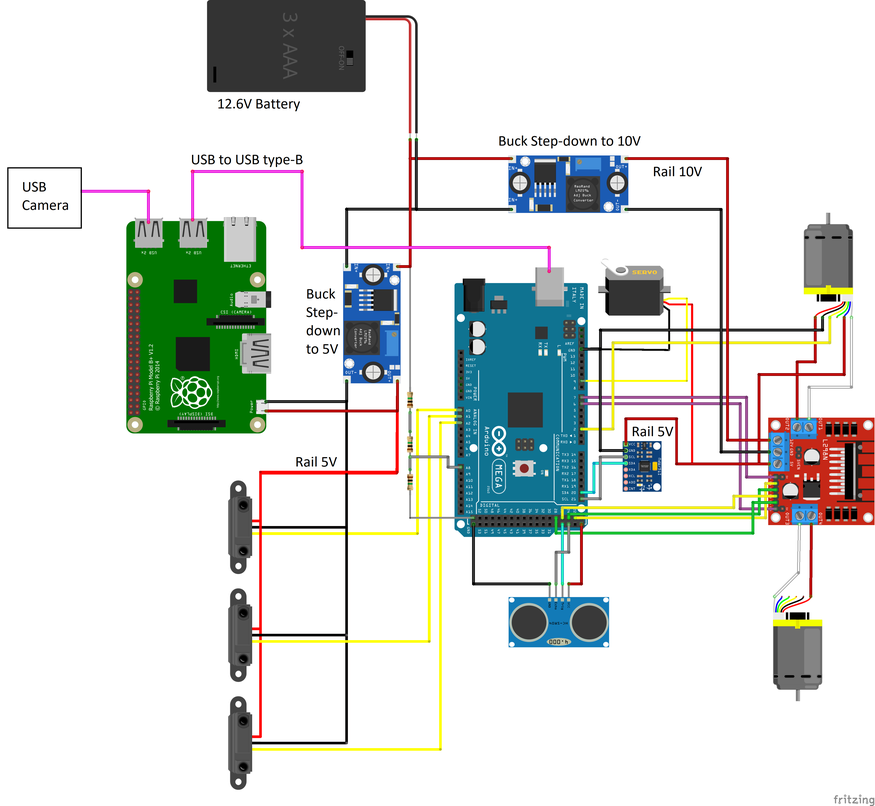
#> input picture image.png, 875 x 806 px, shrunk from 3720 x 3426 before the run
$ python -i openCV.py   (imports and definitions only)
#> lines starting #> are read from the running program, lines starting #| are printed output that depends on the picture; after the words box and inside, x2 and y2 are one past the last pixel; in counts of white or black regions, pixels touching at a corner belong together
import cv2
import numpy as np
import stack
import math
import time
import statistics
from statistics import mode

frameWidth = 480
frameHeight = 320
lightLevel = 130


def empty():
    pass

# [4 lines of commented-out code are left out]
arr = []
start_time = time.process_time()


def get_contours(img, imgContour):
    contours, hierarchy = cv2.findContours(img, cv2.RETR_EXTERNAL, cv2.CHAIN_APPROX_NONE)
    contours = sorted(contours, key=cv2.contourArea, reverse=True)[:1]
    try:
        cnt = contours[0]  # --- since there is only one contour in the image
        area = cv2.contourArea(cnt)
        peri = cv2.arcLength(cnt, True)
        approx = cv2.approxPolyDP(cnt, 0.01 * peri, True)
        result = 0
        # epsilon = cv2.arcLength(contours[0], True)
        # approx1 = cv2.approxPolyDP(contours[0], epsilon, True)

        leftmost = tuple(cnt[cnt[:, :, 0].argmin()][0])
        rightmost = tuple(cnt[cnt[:, :, 0].argmax()][0])
        topmost = tuple(cnt[cnt[:, :, 1].argmin()][0])
        bottommost = tuple(cnt[cnt[:, :, 1].argmax()][0])
        center = ((leftmost[0] + rightmost[0]) // 2, (leftmost[1] + rightmost[1]) // 2)

        areaMin = cv2.getTrackbarPos("Area", "Parameters")
        x, y, w, h = cv2.boundingRect(approx)

        M = cv2.moments(cnt)

        # calculate x,y coordinate of center
        cX = int(M["m10"] / M["m00"] + 1e-5)
        cY = int(M["m01"] / M["m00"] + 1e-5)

        distance = int(math.sqrt(pow(bottommost[0] - cX, 2) + pow(bottommost[1] - cY, 2)))
        if distance < h:

            cv2.drawContours(imgContour, cnt, -1, (255, 0, 255), 3)

            peri = cv2.arcLength(cnt, True)
            approx = cv2.approxPolyDP(cnt, 0.02 * peri, True)
            # print(len(approx))
            cv2.rectangle(imgContour, (x, y), (x + w, y + h), (0, 255, 0), 3)
            cv2.putText(imgContour, "Points: " + str(len(approx)), (x + w - 100, y - 10), cv2.FONT_HERSHEY_COMPLEX,
                        .7,
                        (0, 255, 0), 2)
            cv2.putText(imgContour, "Area: " + str(int(area)), (x + w - 100, y - 35), cv2.FONT_HERSHEY_COMPLEX, 0.7,
                        (0, 255, 0), 2)

            cv2.circle(imgContour, (cX, cY), 5, (0, 0, 255), -1)
            cv2.putText(imgContour, "center", (cX - 25, cY - 25), cv2.FONT_HERSHEY_SIMPLEX, 0.5, (0, 0, 255), 2)

            cv2.line(imgContour, (cX, cY), (bottommost[0], bottommost[1]), (255, 0, 0), thickness=2)
            cv2.line(imgContour, (center[0], center[1]), (bottommost[0], bottommost[1]), (255, 0, 0), thickness=2)

            cv2.circle(imgContour, center, 6, (255, 0, 0), -1)
            cv2.circle(imgContour, bottommost, 6, (255, 0, 0), -1)
            cv2.circle(imgContour, leftmost, 6, (255, 0, 0), -1)
            cv2.circle(imgContour, rightmost, 6, (255, 0, 0), -1)
            cv2.circle(imgContour, topmost, 6, (255, 0, 0), -1)

            distance_center_left = int(math.sqrt(pow(cX - leftmost[0], 2) + pow(cY - leftmost[1], 2)))
            distance_center_right = int(math.sqrt(pow(cX - rightmost[0], 2) + pow(cY - rightmost[1], 2)))
            distance_center_top = int(math.sqrt(pow(cX - topmost[0], 2) + pow(cY - topmost[1], 2)))
            distance_center_bottom = int(math.sqrt(pow(cX - bottommost[0], 2) + pow(cY - bottommost[1], 2)))
            distance_center_centerSurf = int(math.sqrt(pow(cX - center[0], 2) + pow(cY - center[1], 2)))
            distance_center_topmost = int(
                math.sqrt(pow(topmost[0] - center[0], 2) + pow(topmost[1] - center[1], 2)))
            distance_center_leftmost = int(
                math.sqrt(pow(leftmost[0] - center[0], 2) + pow(leftmost[1] - center[1], 2)))
            distance_center_bottomMost = int(
                math.sqrt(pow(bottommost[0] - center[0], 2) + pow(bottommost[1] - center[1], 2)))
            distance_center_rightMost = int(
                math.sqrt(pow(rightmost[0] - center[0], 2) + pow(rightmost[1] - center[1], 2)))

            (enclosing_x, enclosing_y), radius = cv2.minEnclosingCircle(cnt)
            center_enclosing = (int(enclosing_x), int(enclosing_y))
            radius = int(radius)
            cv2.circle(imgContour, center_enclosing, radius, (0, 0, 255), 2)
            enclosing_area = math.pi * pow(radius, 2)
            division = enclosing_area / area
            new_division = radius / distance_center_left

            # [7 lines of commented-out code are left out]

            if 4 <= len(approx) <= 6:
                cv2.putText(imgContour, "Cubic", (x + w - 100, y - 55), cv2.FONT_HERSHEY_COMPLEX, .7,
                            (0, 255, 0), 2)
                # print("Cubic")
                result = 1
            elif len(approx) == 7:
                cv2.putText(imgContour, "Cylinder", (x + w - 100, y - 55), cv2.FONT_HERSHEY_COMPLEX, .7,
                            (0, 255, 0), 2)
                # print("Cylinder", len(approx))
                result = 2
            elif len(approx) == 9:
                cv2.putText(imgContour, "Sphere", (x + w - 100, y - 55), cv2.FONT_HERSHEY_COMPLEX, .7,
                            (0, 255, 0), 2)
                # print("Cylinder", len(approx))
                result = 2
            else:
                # [32 lines of commented-out code are left out]
                if len(approx) == 8 and distance_center_bottom > distance_center_bottomMost and new_division >= 1.1:
                    cv2.putText(imgContour, "Sphere", (x + w - 100, y - 55), cv2.FONT_HERSHEY_COMPLEX, .7,
                                (0, 255, 0), 2)
                    # print("Sphere", len(approx))
                    result = 3
                elif len(approx) == 8 and distance_center_bottom <= distance_center_bottomMost and new_division < 1.1:
                    cv2.putText(imgContour, "Cylinder", (x + w - 100, y - 55), cv2.FONT_HERSHEY_COMPLEX, .7,
                                (0, 255, 0), 2)
                    # print("Cylinder", len(approx))
                    result = 2
            return result, area, len(approx)
    except IndexError:
        return 0,0,0


def process_image(image):
    # Processing images
    imgContour = image.copy()

    imgHsv = cv2.cvtColor(image, cv2.COLOR_BGR2HSV)
    # [9 lines of commented-out code are left out]
    h_min = 0
    h_max = 179
    s_min = 123
    s_max = 255
    v_min = 130
    v_max = 255

    # [7 lines of commented-out code are left out]

    lower = np.array([h_min, s_min, v_min], np.uint8)
    upper = np.array([h_max, s_max, v_max], np.uint8)
    mask = cv2.inRange(imgHsv, lower, upper)

    kernel = np.ones((5, 5), np.uint8)

    imgDil = cv2.dilate(mask, kernel)

    area = get_contours(imgDil, imgContour)[1]
    points = get_contours(imgDil, imgContour)[2]
    imgColor = cv2.bitwise_and(image, imgHsv, mask=mask)
    result = get_contours(imgDil, imgContour)[0]

    if area > 500 and 4 <= points <= 9:
        # [13 lines of commented-out code are left out]
        return result,imgColor
    return 0,image


>>> import cv2
>>> picture = cv2.imread('../image.png')
#> picture is the input picture: shape (806, 875, 3); mean B, G, R 217.7, 220.8, 216.2
>>> result = process_image(picture)
#> in process_image, `imgHsv = cv2.cvtColor(image, cv2.COLOR_BGR2HSV)`: imgHsv: shape (806, 875, 3); mean H, S, V 12.1, 27.3, 227
#> in process_image, `mask = cv2.inRange(imgHsv, lower, upper)`:
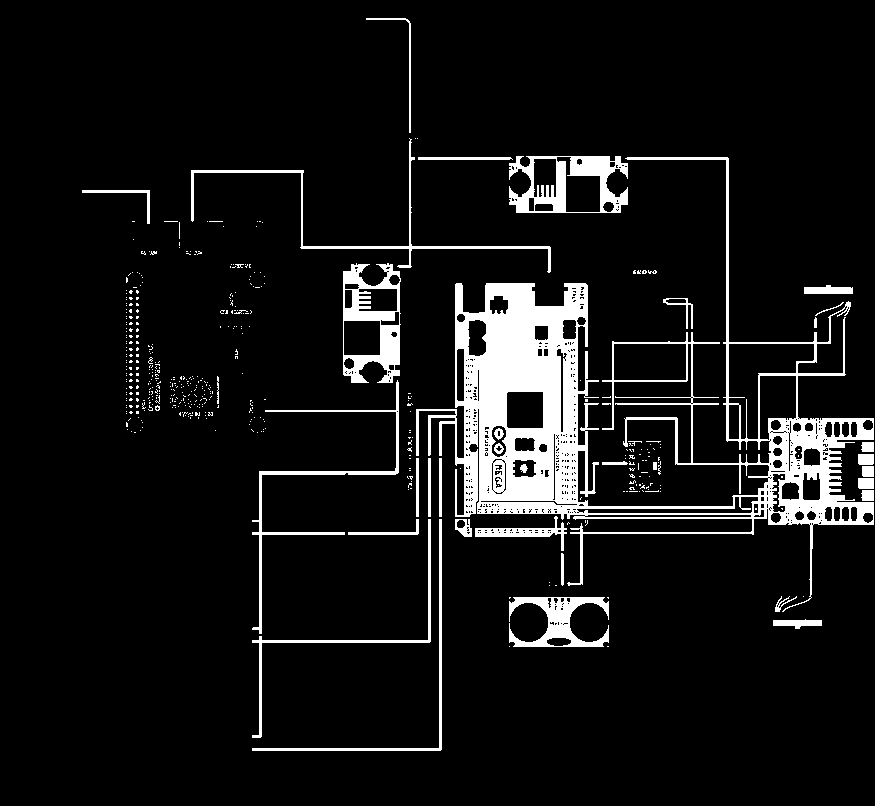
#> mask: shape (806, 875); 8.1% white; 478 white regions (439 under 20 px), largest, box (x1, y1, x2, y2) and area: (416, 157, 874, 612) 35876, (343, 263, 401, 383) 3252, (509, 156, 628, 213) 3236
#> in process_image, `imgDil = cv2.dilate(mask, kernel)`:
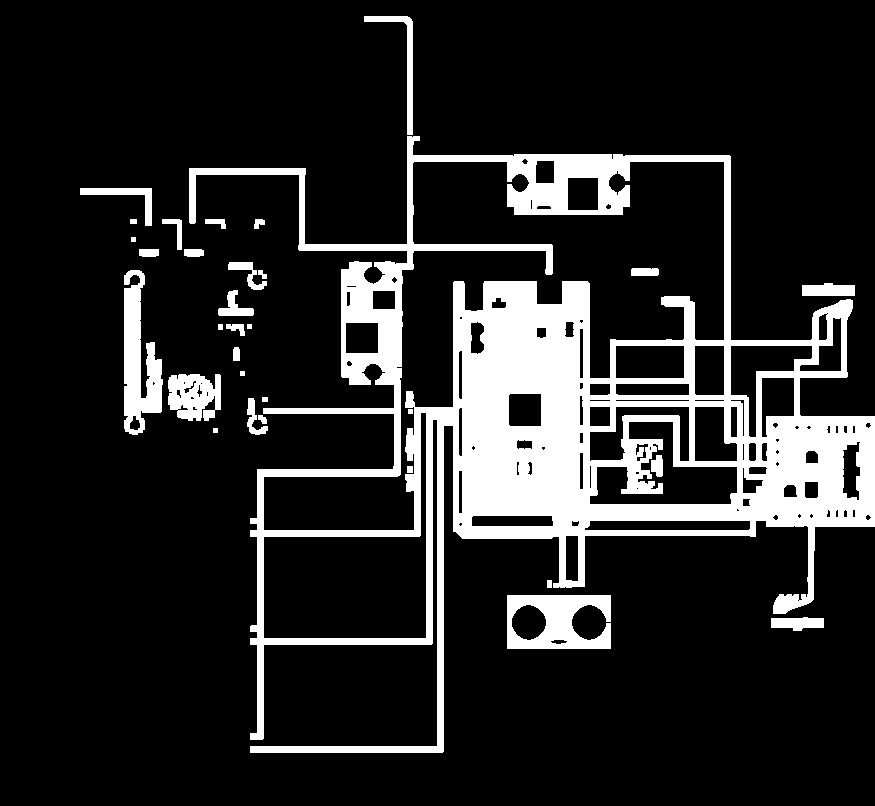
#> imgDil: shape (806, 875); 15.3% white; 32 white regions
#> in get_contours, `contours, hierarchy = cv2.findContours(img, cv2.RETR_EXTERNAL, cv2.CHA..`: contours = 28 contours, 4 with area under 20; largest, box (x1, y1, x2, y2) and area: (189, 136, 875, 753) 191318, (507, 595, 611, 649) 4509, (124, 270, 163, 435) 3494, (168, 374, 221, 421) 1882, (364, 16, 413, 135) 803
#> in get_contours, `contours = sorted(contours, key=cv2.contourArea, reverse=True)[:1]`: contours = 1 contour; box (x1, y1, x2, y2) and area: (189, 136, 875, 753) 191318
#> in get_contours, `cnt = contours[0]`: cnt = contour of 5434 points, box (x1, y1, x2, y2) (189, 136, 875, 753), area 191318
#> in get_contours, `area = cv2.contourArea(cnt)`: area = 191318
#> in get_contours, `peri = cv2.arcLength(cnt, True)`: peri = 5517.7
#> in get_contours, `approx = cv2.approxPolyDP(cnt, 0.01 * peri, True)`: approx = contour of 26 points, box (x1, y1, x2, y2) (189, 136, 875, 753), area 199507
#> in get_contours, `leftmost = tuple(cnt[cnt[:, :, 0].argmin()][0])`: leftmost = (189, 168)
#> in get_contours, `rightmost = tuple(cnt[cnt[:, :, 0].argmax()][0])`: rightmost = (874, 526)
#> in get_contours, `topmost = tuple(cnt[cnt[:, :, 1].argmin()][0])`: topmost = (407, 136)
#> in get_contours, `bottommost = tuple(cnt[cnt[:, :, 1].argmax()][0])`: bottommost = (250, 752)
#> in get_contours, `center = ((leftmost[0] + rightmost[0]) // 2, (leftmost[1] + rightmost[..`: center = (531, 347)
#> in get_contours, `x, y, w, h = cv2.boundingRect(approx)`: x = 189; y = 136; w = 686; h = 617
#> in get_contours, `M = cv2.moments(cnt)`: M = moments, m00 191318, centre m10/m00, m01/m00 = (549.1, 394.5)
#> in get_contours, `cX = int(M["m10"] / M["m00"] + 1e-5)`: cX = 549
#> in get_contours, `cY = int(M["m01"] / M["m00"] + 1e-5)`: cY = 394
#> in get_contours, `distance = int(math.sqrt(pow(bottommost[0] - cX, 2) + pow(bottommost[1..`: distance = 466
#> in get_contours, `approx = cv2.approxPolyDP(cnt, 0.02 * peri, True)`: approx = contour of 11 points, box (x1, y1, x2, y2) (189, 155, 875, 753), area 179188
#> in get_contours, `cv2.circle(imgContour, (cX, cY), 5, (0, 0, 255), -1)`: imgContour: shape (806, 875, 3); mean B, G, R 215.3, 213.4, 213
#> in get_contours, `cv2.circle(imgContour, center, 6, (255, 0, 0), -1)`: imgContour: shape (806, 875, 3); mean B, G, R 215.5, 212.6, 212.3
#> in get_contours, `cv2.circle(imgContour, bottommost, 6, (255, 0, 0), -1)`: imgContour: shape (806, 875, 3); mean B, G, R 215.5, 212.6, 212.3
#> in get_contours, `cv2.circle(imgContour, leftmost, 6, (255, 0, 0), -1)`: imgContour: shape (806, 875, 3); mean B, G, R 215.5, 212.5, 212.3
#> in get_contours, `cv2.circle(imgContour, rightmost, 6, (255, 0, 0), -1)`: imgContour: shape (806, 875, 3); mean B, G, R 215.5, 212.5, 212.2
#> in get_contours, `cv2.circle(imgContour, topmost, 6, (255, 0, 0), -1)`: imgContour: shape (806, 875, 3); mean B, G, R 215.5, 212.5, 212.2
#> in get_contours, `distance_center_left = int(math.sqrt(pow(cX - leftmost[0], 2) + pow(cY..`: distance_center_left = 425
#> in get_contours, `distance_center_right = int(math.sqrt(pow(cX - rightmost[0], 2) + pow(..`: distance_center_right = 350
#> in get_contours, `distance_center_top = int(math.sqrt(pow(cX - topmost[0], 2) + pow(cY -..`: distance_center_top = 294
#> in get_contours, `distance_center_bottom = int(math.sqrt(pow(cX - bottommost[0], 2) + po..`: distance_center_bottom = 466
#> in get_contours, `distance_center_centerSurf = int(math.sqrt(pow(cX - center[0], 2) + po..`: distance_center_centerSurf = 50
#> in get_contours, `distance_center_topmost = int( math.sqrt(pow(topmost[0] - center[0], 2..`: distance_center_topmost = 244
#> in get_contours, `distance_center_leftmost = int( math.sqrt(pow(leftmost[0] - center[0],..`: distance_center_leftmost = 386
#> in get_contours, `distance_center_bottomMost = int( math.sqrt(pow(bottommost[0] - center..`: distance_center_bottomMost = 492
#> in get_contours, `distance_center_rightMost = int( math.sqrt(pow(rightmost[0] - center[0..`: distance_center_rightMost = 386
#> in get_contours, `(enclosing_x, enclosing_y), radius = cv2.minEnclosingCircle(cnt)`: enclosing_x = 487; enclosing_y = 432.1; radius = 398.2
#> in get_contours, `center_enclosing = (int(enclosing_x), int(enclosing_y))`: center_enclosing = (487, 432)
#> in get_contours, `radius = int(radius)`: radius = 398
#> in get_contours, `enclosing_area = math.pi * pow(radius, 2)`: enclosing_area = 497640.8
#> in get_contours, `division = enclosing_area / area`: division = 2.6
#> in get_contours, `new_division = radius / distance_center_left`: new_division = 0.936
#> in process_image, `area = get_contours(imgDil, imgContour)[1]`: area = 191318
#> in get_contours (call 2), `contours, hierarchy = cv2.findContours(img, cv2.RETR_EXTERNAL, cv2.CHA..`: contours = 28 contours, 4 with area under 20; largest, box (x1, y1, x2, y2) and area: (189, 136, 875, 753) 191318, (507, 595, 611, 649) 4509, (124, 270, 163, 435) 3494, (168, 374, 221, 421) 1882, (364, 16, 413, 135) 803
#> in get_contours (call 2), `contours = sorted(contours, key=cv2.contourArea, reverse=True)[:1]`: contours = 1 contour; box (x1, y1, x2, y2) and area: (189, 136, 875, 753) 191318
#> in get_contours (call 2), `approx = cv2.approxPolyDP(cnt, 0.01 * peri, True)`: approx = contour of 26 points, box (x1, y1, x2, y2) (189, 136, 875, 753), area 199507
#> in get_contours (call 2), `approx = cv2.approxPolyDP(cnt, 0.02 * peri, True)`: approx = contour of 11 points, box (x1, y1, x2, y2) (189, 155, 875, 753), area 179188
#> in get_contours (call 2), `cv2.rectangle(imgContour, (x, y), (x + w, y + h), (0, 255, 0), 3)`:
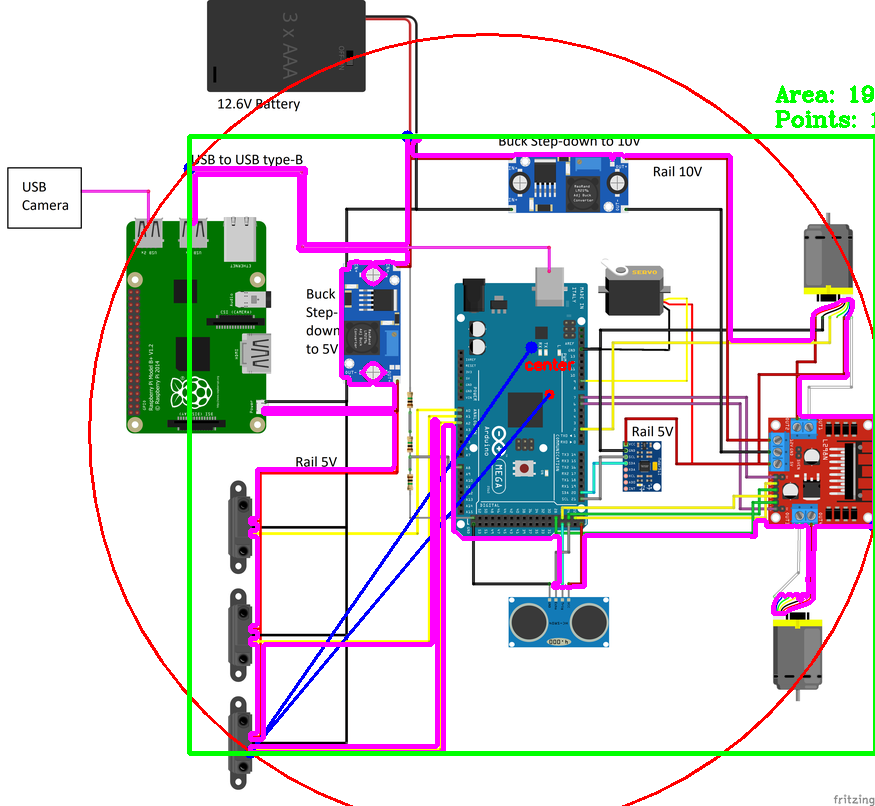
#> imgContour: shape (806, 875, 3); mean B, G, R 213.5, 210.6, 212.6
#> in get_contours (call 2), `cv2.circle(imgContour, (cX, cY), 5, (0, 0, 255), -1)`: imgContour: shape (806, 875, 3); under 0.01% of pixels changed, all inside (x1, y1, x2, y2) = (545, 393, 551, 399)
#> in get_contours (call 2), `cv2.line(imgContour, (cX, cY), (bottommost[0], bottommost[1]), (255, 0..`: imgContour: shape (806, 875, 3); mean B, G, R 213.6, 210.6, 212.5
#> in get_contours (call 2), `cv2.line(imgContour, (center[0], center[1]), (bottommost[0], bottommos..`: imgContour: shape (806, 875, 3); mean B, G, R 213.6, 210.6, 212.5
#> in get_contours (call 2), `cv2.circle(imgContour, bottommost, 6, (255, 0, 0), -1)`: imgContour: shape (806, 875, 3); mean B, G, R 213.6, 210.6, 212.5
#> in get_contours (call 2), `cv2.circle(imgContour, leftmost, 6, (255, 0, 0), -1)`: imgContour: shape (806, 875, 3); mean B, G, R 213.6, 210.6, 212.4
#> in get_contours (call 2), `cv2.circle(imgContour, rightmost, 6, (255, 0, 0), -1)`: imgContour: shape (806, 875, 3); mean B, G, R 213.6, 210.6, 212.4
#> in get_contours (call 2), `cv2.circle(imgContour, topmost, 6, (255, 0, 0), -1)`:
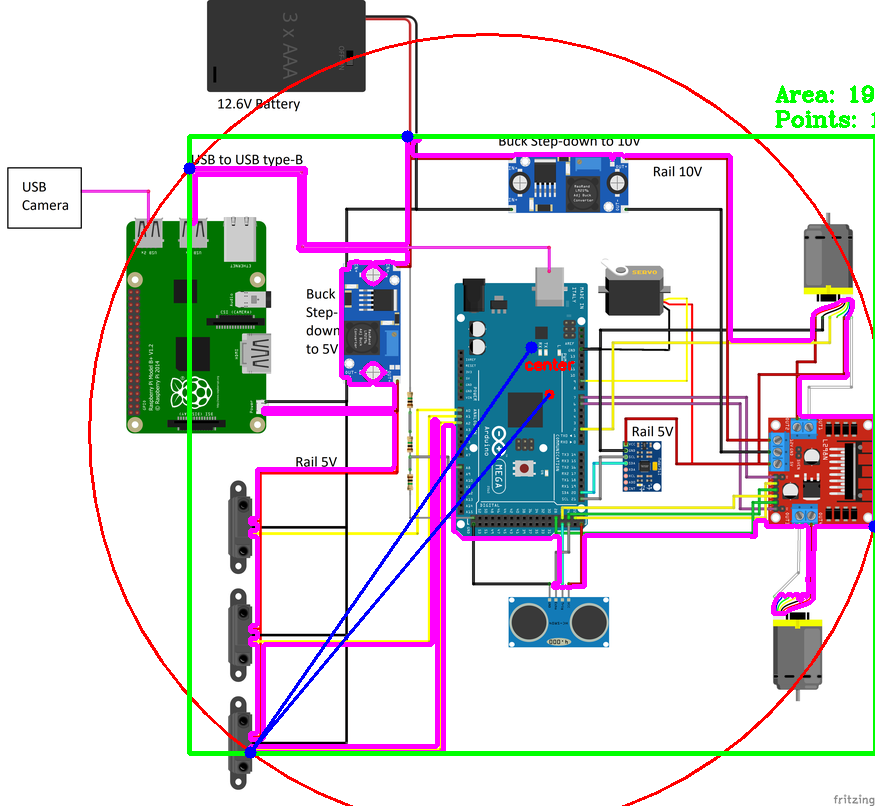
#> imgContour: shape (806, 875, 3); mean B, G, R 213.6, 210.6, 212.4
#> in get_contours (call 2), `(enclosing_x, enclosing_y), radius = cv2.minEnclosingCircle(cnt)`: radius = 398.2
#> in get_contours (call 2), `radius = int(radius)`: radius = 398
#> in process_image, `points = get_contours(imgDil, imgContour)[2]`: points = 11
#> in process_image, `imgColor = cv2.bitwise_and(image, imgHsv, mask=mask)`:
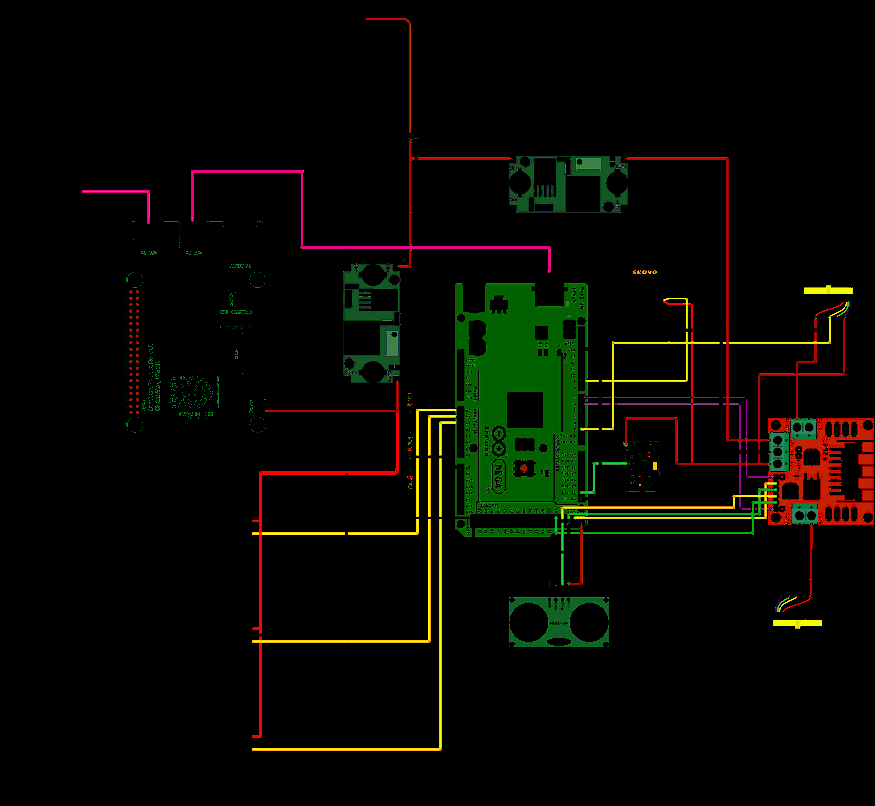
#> imgColor: shape (806, 875, 3); mean B, G, R 1.4, 7.5, 7.1
#> in get_contours (call 3), `contours, hierarchy = cv2.findContours(img, cv2.RETR_EXTERNAL, cv2.CHA..`: contours = 28 contours, 4 with area under 20; largest, box (x1, y1, x2, y2) and area: (189, 136, 875, 753) 191318, (507, 595, 611, 649) 4509, (124, 270, 163, 435) 3494, (168, 374, 221, 421) 1882, (364, 16, 413, 135) 803
#> in get_contours (call 3), `contours = sorted(contours, key=cv2.contourArea, reverse=True)[:1]`: contours = 1 contour; box (x1, y1, x2, y2) and area: (189, 136, 875, 753) 191318
#> in process_image, `result = get_contours(imgDil, imgContour)[0]`: result = 0
